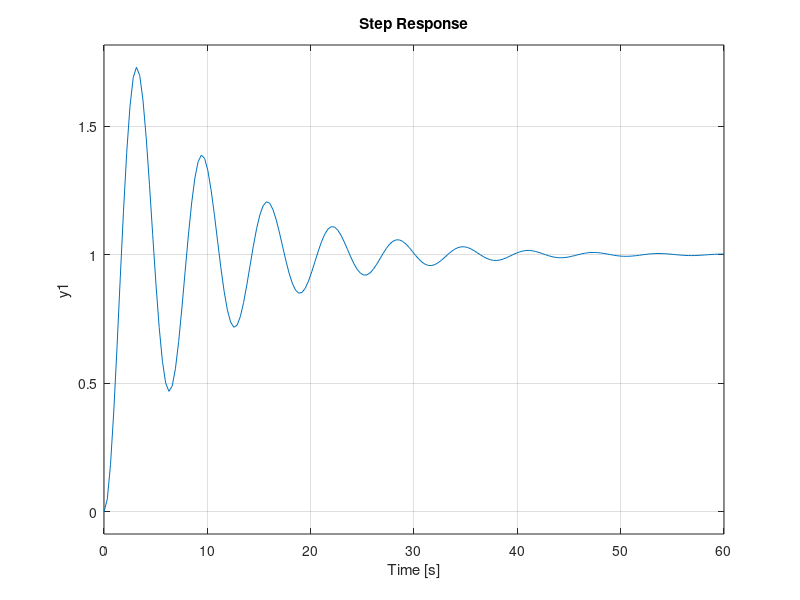

This figure's MATLAB source: (Note: this script raises an error after producing the figure.)
clear all;
clc;

%This file gives the demo of system respones

%Sprig mass damper syttem
m = 1;
f = 0.2;
k =1;

s = tf('s');

sys = 1/(m*s^2 + f*s + k)
impulse(sys)

% step response
step(sys)

%response characterstics
stepinfo(sys)

%bode plot
bode(sys)